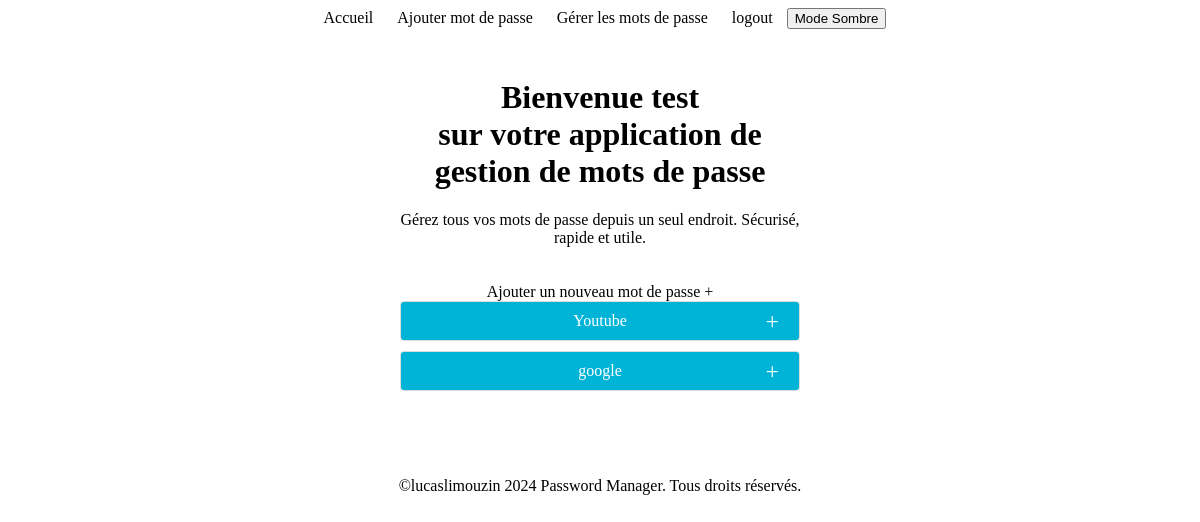
Before: /home/ (signed in) with the older database file.
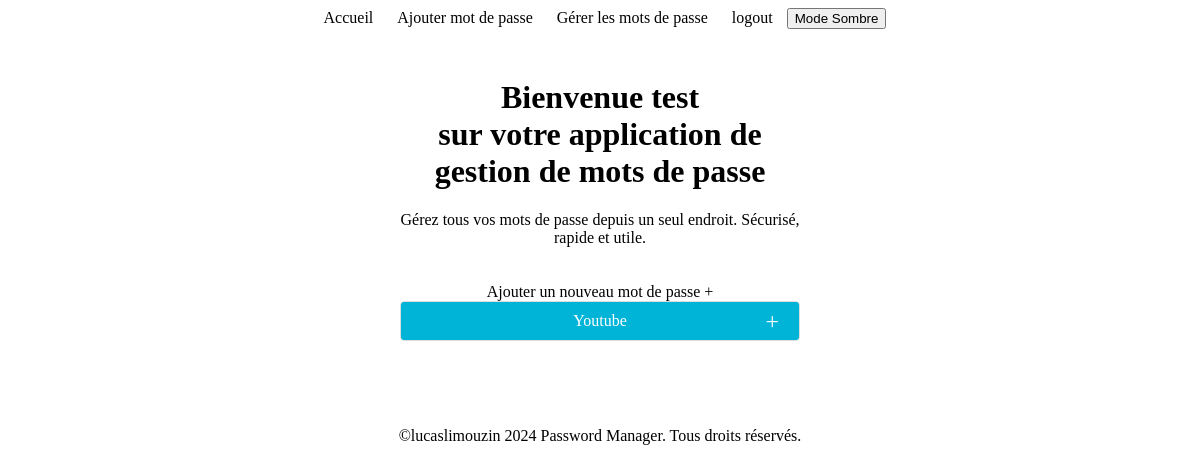
After: the same page with the newer database file.
### gestionpassword/models.py (models this page shows, shortened)
class SiteInfo(models.Model):
    user = models.ForeignKey(User, on_delete=models.CASCADE)
    site_name = models.CharField(max_length=100)
    site_url = models.URLField(max_length=200)
    username = models.CharField(max_length=100)
    password = models.CharField(max_length=100)
    def get_delete_url(self):
        return reverse('delete_site', args=[str(self.pk)])

### gestionpassword/views.py (the view)
# urls.py: path('home/', views.home_view, name='home'),
@login_required
def home_view(request):
    sites = SiteInfo.objects.filter(user=request.user)
    return render(request, 'gestionpassword/home.html', {'sites': sites})

### gestionpassword/templates/gestionpassword/home.html (shortened to what this page needs)
{% extends "gestionpassword/base.html" %}
{% load static %}
{% block content %}
  <div id="home-container">
    <h1>Bienvenue {{ user.username }} <br> sur votre application de gestion de mots de passe</h1>
    <p>Gérez tous vos mots de passe depuis un seul endroit. Sécurisé, rapide et utile.</p>
    <a href="{% url 'add_password' %}" class="btn">Ajouter un nouveau mot de passe +</a><br>
    {% for site in sites %}
      <div class="accordeon">
        <div class="accordeon-header">{{ site.site_name }}</div>
      </div>
    {% endfor %}
  </div>
{% endblock %}

### gestionpassword/templates/gestionpassword/base.html (shortened to what this page needs)
{% load static %}
<!DOCTYPE html>
<html lang="fr">
<head>
    <link rel="stylesheet" href="{% static 'gestionpassword/styles.css' %}">
</head>
<body>
    <header>
        <nav class="navbar">
            <a href="{% url 'home' %}">Accueil</a>
            <a href="{% url 'add_password' %}">Ajouter mot de passe</a>
            <a href="{% url 'view_all' %}">Gérer les mots de passe</a>
            <a href="{% url 'logout' %}">logout</a>
            <button onclick="toggleDarkMode()">Mode Sombre</button>
        </nav>
    </header>
    <main>
        {% block content %}{% endblock content %}
    </main>
    <footer class="footer">
        <p>©lucaslimouzin 2024 Password Manager. Tous droits réservés.</p>
    </footer>
</body>
</html>

### gestionpassword/static/gestionpassword/styles.css (style rules this page uses)
body { background-color: white; color: black; }
.navbar { text-align: center; }
.navbar a { display: inline-block; margin: 0 10px; }
.footer { text-align: center; padding: 20px 0; }
#container, #signup-container, #home-container, #add-password-container { max-width: 400px; margin: 50px auto; text-align: center; }
a { display: inline-block; margin-top: 20px; text-decoration: none; color: inherit; }
.accordeon { border: 1px solid #ddd; border-radius: 4px; margin-bottom: 10px; overflow: hidden; }
.accordeon-header { background-color: #00b4d8; color: #ffffff; padding: 10px 15px; font-size: 16px; cursor: pointer; position: relative; }
.accordeon-header::after { content: '+'; position: absolute; right: 20px; top: 50%; transform: translateY(-50%); font-size: 24px; color: #ffffff; }

Changed rows visible on the page:
removed SiteInfo: site_name "google"
